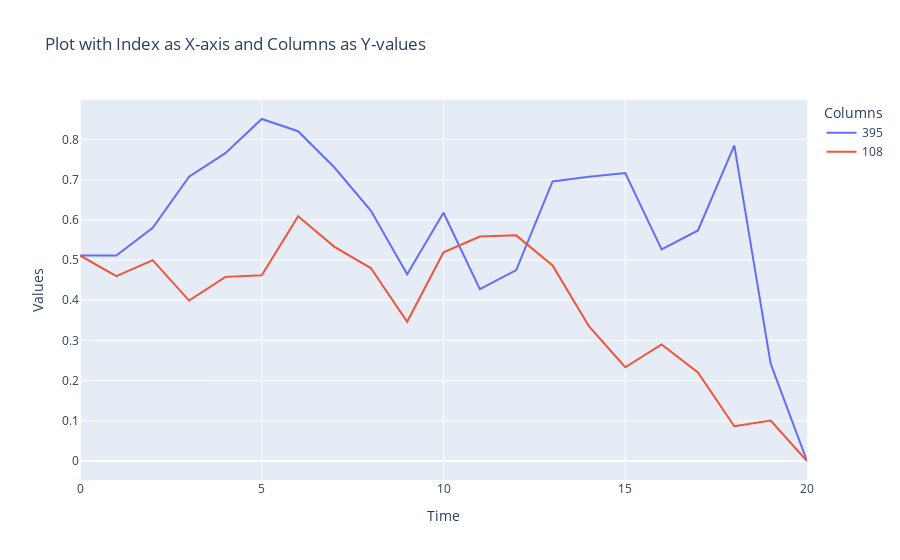

The notebook cell saved with this chart:
### Code cell
fig = go.Figure()

# Add traces for each column
for column in deltas.columns[values]:
    fig.add_trace(go.Scatter(x=deltas.index, y=deltas[column], mode='lines', name=column))

# Update layout
fig.update_layout(
    title='Plot with Index as X-axis and Columns as Y-values',
    xaxis_title='Time',
    yaxis_title='Values',
    template='plotly',
    legend=dict(title='Columns'),
)

# Show the plot
fig.show()

### Figure 1 — Plotly figure (JSON) as saved in the notebook; plotly's stock layout.template omitted (floating-point values rounded to 4 significant figures)
{"data": [{"mode": "lines", "name": "395", "type": "scatter", "x": [0, 1, 2, 3, 4, 5, 6, 7, 8, 9, 10, 11, 12, 13, 14, 15, 16, 17, 18, 19, 20], "y": [0.5113, 0.5113, 0.5801, 0.7071, 0.7658, 0.8508, 0.8204, 0.7301, 0.6231, 0.4648, 0.6175, 0.4276, 0.4748, 0.6955, 0.7072, 0.7162, 0.5266, 0.5734, 0.7854, 0.2422, 0]}, {"mode": "lines", "name": "108", "type": "scatter", "x": [0, 1, 2, 3, 4, 5, 6, 7, 8, 9, 10, 11, 12, 13, 14, 15, 16, 17, 18, 19, 20], "y": [0.5113, 0.4598, 0.4997, 0.3991, 0.4581, 0.4619, 0.6087, 0.5328, 0.48, 0.3463, 0.5194, 0.5585, 0.5613, 0.4866, 0.3352, 0.2332, 0.2901, 0.2202, 0.08655, 0.1006, 0]}], "layout": {"legend": {"title": {"text": "Columns"}}, "title": {"text": "Plot with Index as X-axis and Columns as Y-values"}, "xaxis": {"title": {"text": "Time"}}, "yaxis": {"title": {"text": "Values"}}}}
